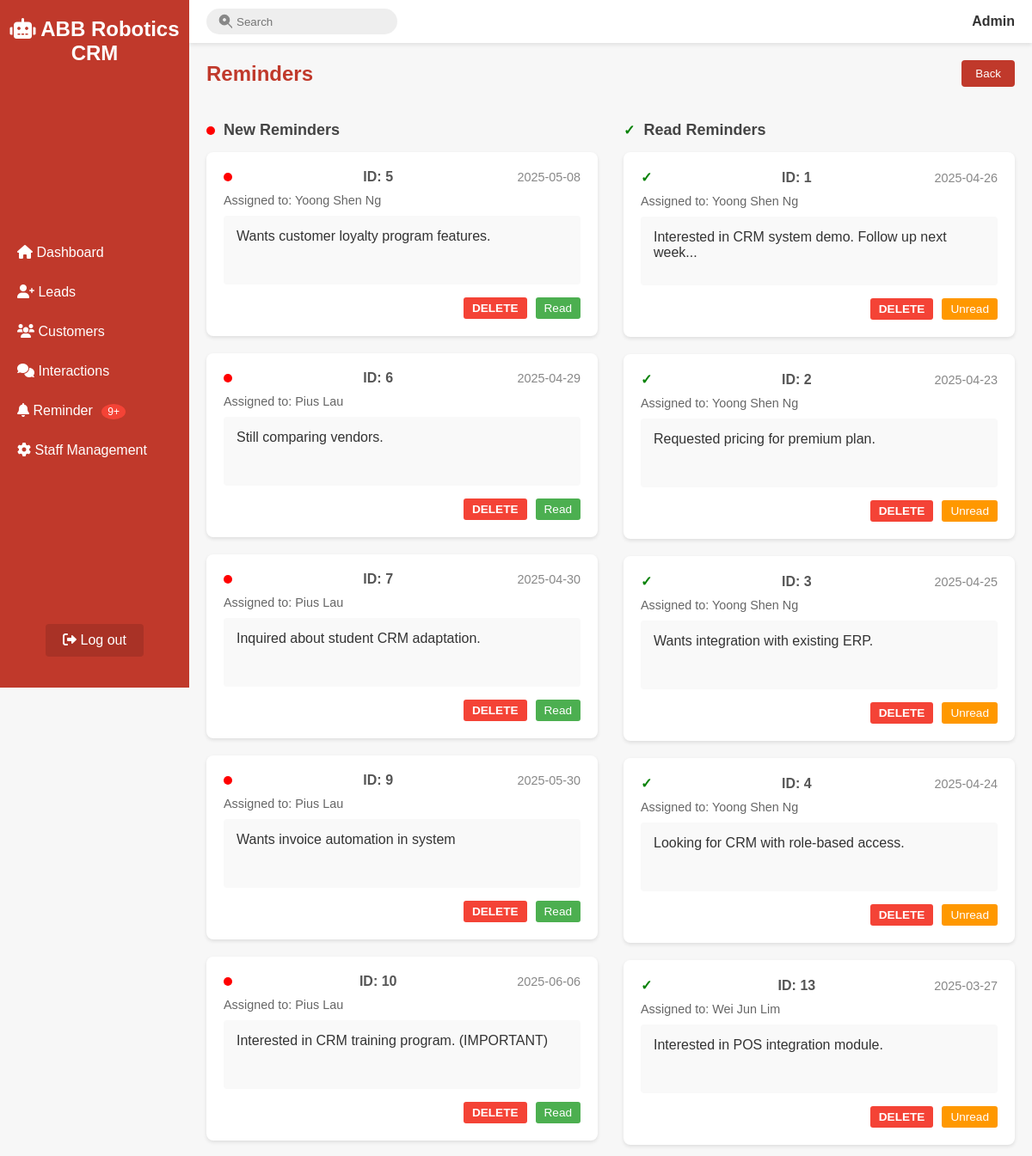
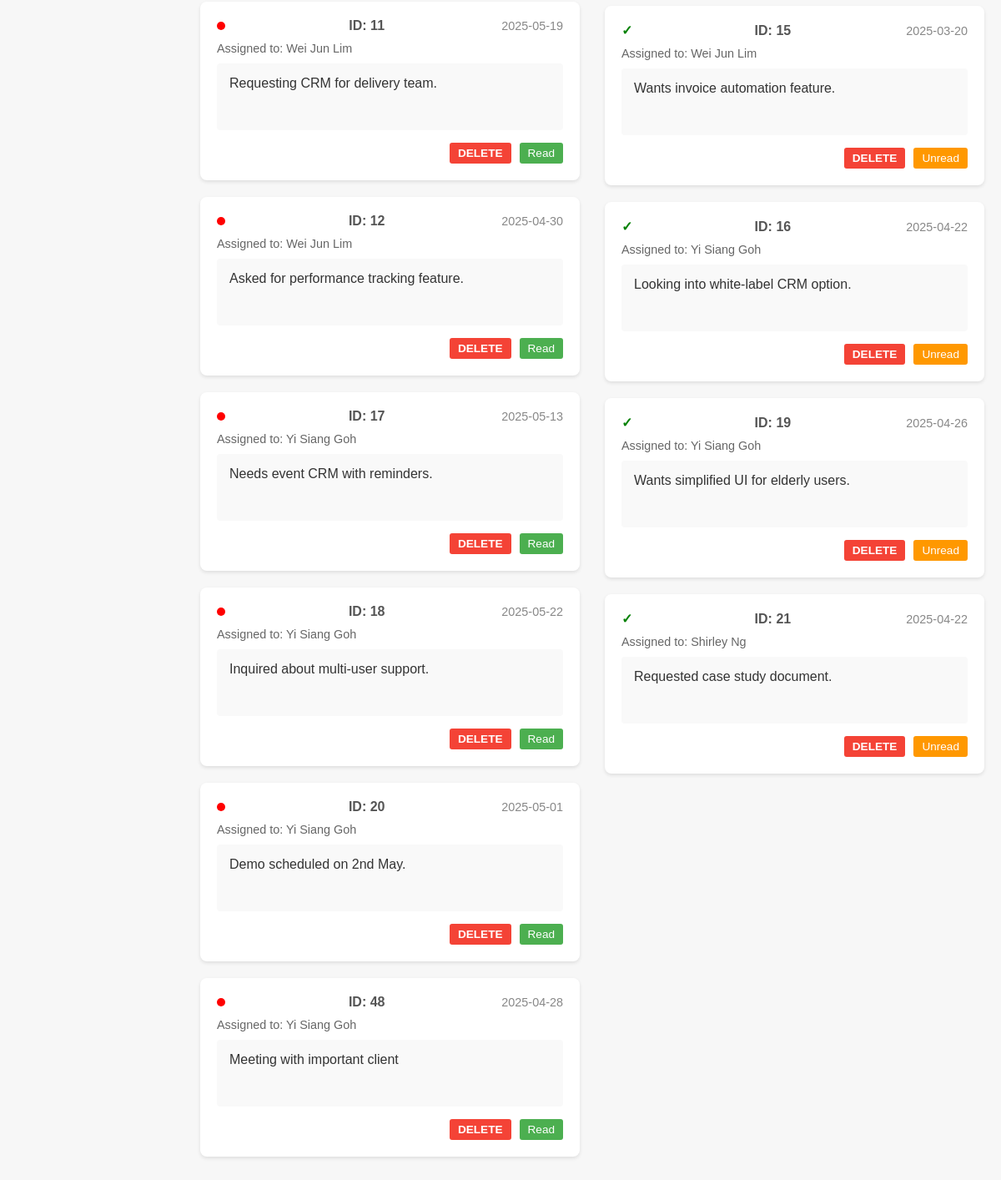
The app's page /COMP1044_SRC/COMP1044_SRC/SortReminderPage.php (signed in) with its own data (2 pictures, top to bottom).
### tables this page shows
CREATE TABLE `reminder_record` (
  `Reminder_Record_ID` int(11) NOT NULL,
  `Event_Date` date NOT NULL,
  `Reminder_ID` int(11) DEFAULT NULL,
  `Lead_ID` int(11) DEFAULT NULL,
  `Customer_ID` int(11) DEFAULT NULL,
  `Description` text DEFAULT NULL,
  `Staff_ID` int(11) DEFAULT NULL,
  `reminder_date` datetime DEFAULT NULL,
  `Event_Time` time DEFAULT NULL
);

CREATE TABLE `staff` (
  `Staff_ID` int(11) NOT NULL,
  `Role_ID` int(11) NOT NULL,
  `Username` varchar(50) NOT NULL,
  `Password` varchar(50) NOT NULL,
  `Email` varchar(50) DEFAULT NULL,
  `First_Name` varchar(50) NOT NULL,
  `Last_Name` varchar(50) NOT NULL,
  `Address` varchar(50) DEFAULT NULL
);

### COMP1044_SRC/COMP1044_SRC/SortReminderPage.php (the view, shortened to what this page needs)
<?php
$servername = "localhost";
$username   = "root";
$password   = "";
$dbname     = "comp1044_database";
$conn = new mysqli($servername, $username, $password, $dbname);
$searchQuery = isset($_GET['q']) ? trim($_GET['q']) : '';
$roleTitle = $_SESSION["Role_Title"];
if ($roleTitle === "Admin") {
    $sql = "SELECT n.*, s.First_Name, s.Last_Name
            FROM reminder_record n
            LEFT JOIN staff s ON n.Staff_ID = s.Staff_ID
            ORDER BY n.Reminder_Record_ID ASC";
    $result = $conn->query($sql);
}
?>
<!DOCTYPE html>
<html lang="en">
<head>
  <link rel="stylesheet" href="home.css" />
  <link rel="stylesheet" href="https://cdnjs.cloudflare.com/ajax/libs/font-awesome/6.0.0-beta3/css/all.min.css" />
</head>
<body>
  <?php include 'sidebar.php'; ?>
  <div class="main-content">
    <header>
        <div class="search-wrapper">
            <form method="get" action="SearchReminder.php">
                <input type="search" name="q" placeholder="Search" value="<?php echo htmlspecialchars($searchQuery); ?>" required />
            </form>
        </div>
        <div class="username"><b><?php echo htmlspecialchars($roleTitle); ?></b></div>
    </header>
    <main>
      <div class="dashboard-header">
        <h2>Reminders</h2>
        <button onclick="window.location.href='ReminderPage.php'">Back</button>
      </div>
      <div class="reminder-categories">
        <section class="reminder-section" id="new-reminders-section">
          <h3><span class="status-indicator status-new"></span> New Reminders</h3>
          <div class="reminder-grid" id="new-reminders-grid">
          <?php
          if ($result && $result->num_rows > 0) {
              if ($result->data_seek(0)) {
                  while ($row = $result->fetch_assoc()) {
                      $reminder_id = isset($row['Reminder_Record_ID']) ? $row['Reminder_Record_ID'] : 'General';
                      $event_date = isset($row['Event_Date']) ? $row['Event_Date'] : 'General';
                      $event_time = isset($row['Event_Time']) ? $row['Event_Time'] : 'N/A';
                      $reminder_type = isset($row['Reminder_ID']) ? $row['Reminder_ID'] : 1;
                      $description = isset($row['Description']) ? $row['Description'] : 'No details available';
                      $staff_id = isset($row['Staff_ID']) ? $row['Staff_ID'] : 'Unknown';
                      $reminder_date_time = $row['reminder_date'] ?? null;
                      $formatted_reminder = 'N/A';
                      if ($reminder_date_time) {
                          try {
                              $reminder_dt = new DateTime($reminder_date_time);
                              $formatted_reminder = $reminder_dt->format('Y-m-d H:i');
                          } catch (Exception $e) { $formatted_reminder = 'Invalid Date'; }
                      }
                      $staff_name = 'Unknown';
                      if ($roleTitle === "Admin") {
                          $first_name = isset($row['First_Name']) ? $row['First_Name'] : '';
                          $last_name = isset($row['Last_Name']) ? $row['Last_Name'] : '';
                          if (!empty($first_name) || !empty($last_name)) {
                              $staff_name = trim($first_name . ' ' . $last_name);
                          } else { $staff_name = 'Staff #' . $staff_id; }
                      }
                      $shortDesc = $description;
                      if (strlen($description) > 50) { $shortDesc = substr($description, 0, 50) . '...'; }
                      if ($reminder_type != 1) {
                          echo '<div id="reminder-'.$reminder_id.'" class="reminder-box" ';
                          echo ' data-id="'.$reminder_id.'" data-date="'.$event_date.'" data-time="'.htmlspecialchars($event_time, ENT_QUOTES).'" data-staff="'.htmlspecialchars($staff_name, ENT_QUOTES).'" ';
                          echo ' data-description="'.htmlspecialchars($description, ENT_QUOTES).'" data-type="'.$reminder_type.'" data-reminder="'.htmlspecialchars($formatted_reminder, ENT_QUOTES).'" ';
                          echo ' onclick="showReminderDetailsFromElement(this)">';
                          echo '<div class="reminder-header">';
                          echo '<span class="status-indicator status-new"></span>';
                          echo '<span class="reminder-id">ID: '.htmlspecialchars($reminder_id).'</span>';
                          echo '<span class="reminder-date">'.htmlspecialchars($event_date).'</span>';
                          echo '</div>';
                          if ($roleTitle === "Admin") {
                              echo '<div class="reminder-staff">Assigned to: '.htmlspecialchars($staff_name).'</div>';
                          }
                          echo '<div class="reminder-content">'.htmlspecialchars($shortDesc).'</div>';
                          echo '<div class="reminder-actions">';
                          echo '<button class="btn-delete" onclick="deleteReminder(\''.$reminder_id.'\'); event.stopPropagation();">Delete</button>';
                          echo '<button class="btn-mark-read" onclick="markReminderRead(\''.$reminder_id.'\'); event.stopPropagation();">Read</button>';
                          echo '</div>';
                          echo '</div>';
                      }
                  }
              }
          } else {
               echo '<div class="no-reminders-message" id="no-new-reminders">No reminders found</div>';
          }
          ?>
          </div>
        </section>
        <section class="reminder-section" id="read-reminders-section">
          <h3><span class="status-indicator status-read">✓</span> Read Reminders</h3>
          <div class="reminder-grid" id="read-reminders-grid">
          <?php
          if ($result && $result->num_rows > 0) {
              if ($result->data_seek(0)) {
                  while ($row = $result->fetch_assoc()) {
                      $reminder_id = isset($row['Reminder_Record_ID']) ? $row['Reminder_Record_ID'] : 'General';
                      $event_date = isset($row['Event_Date']) ? $row['Event_Date'] : 'General';
                      $event_time = isset($row['Event_Time']) ? $row['Event_Time'] : 'N/A';
                      $reminder_type = isset($row['Reminder_ID']) ? $row['Reminder_ID'] : 1;
                      $description = isset($row['Description']) ? $row['Description'] : 'No details available';
                      $staff_id = isset($row['Staff_ID']) ? $row['Staff_ID'] : 'Unknown';
                      $reminder_date_time = $row['reminder_date'] ?? null;
                      $formatted_reminder = 'N/A';
                      if ($reminder_date_time) {
                          try {
                              $reminder_dt = new DateTime($reminder_date_time);
                              $formatted_reminder = $reminder_dt->format('Y-m-d H:i');
                          } catch (Exception $e) { $formatted_reminder = 'Invalid Date'; }
                      }
                      $staff_name = 'Unknown';
                      if ($roleTitle === "Admin") {
                          $first_name = isset($row['First_Name']) ? $row['First_Name'] : '';
                          $last_name = isset($row['Last_Name']) ? $row['Last_Name'] : '';
                          if (!empty($first_name) || !empty($last_name)) {
                              $staff_name = trim($first_name . ' ' . $last_name);
                          } else { $staff_name = 'Staff #' . $staff_id; }
                      }
                      $shortDesc = $description;
                      if (strlen($description) > 50) { $shortDesc = substr($description, 0, 50) . '...'; }
                      if ($reminder_type == 1) {
                          echo '<div id="reminder-'.$reminder_id.'" class="reminder-box" ';
                          echo ' data-id="'.$reminder_id.'" data-date="'.$event_date.'" data-time="'.htmlspecialchars($event_time, ENT_QUOTES).'" data-staff="'.htmlspecialchars($staff_name, ENT_QUOTES).'" ';
                          echo ' data-description="'.htmlspecialchars($description, ENT_QUOTES).'" data-type="'.$reminder_type.'" data-reminder="'.htmlspecialchars($formatted_reminder, ENT_QUOTES).'" ';
                          echo ' onclick="showReminderDetailsFromElement(this)">';
                          echo '<div class="reminder-header">';
                          echo '<span class="status-indicator status-read">✓</span>';
                          echo '<span class="reminder-id">ID: '.htmlspecialchars($reminder_id).'</span>';
                          echo '<span class="reminder-date">'.htmlspecialchars($event_date).'</span>';
                          echo '</div>';
                          if ($roleTitle === "Admin") {
                              echo '<div class="reminder-staff">Assigned to: '.htmlspecialchars($staff_name).'</div>';
                          }
                          echo '<div class="reminder-content">'.htmlspecialchars($shortDesc).'</div>';
                          echo '<div class="reminder-actions">';
                          echo '<button class="btn-delete" onclick="deleteReminder(\''.$reminder_id.'\'); event.stopPropagation();">Delete</button>';
                          echo '<button class="btn-mark-unread" onclick="markReminderUnread(\''.$reminder_id.'\'); event.stopPropagation();">Unread</button>';
                          echo '</div>';
                          echo '</div>';
                      }
                  }
              }
          }
          ?>
          </div>
        </section>
      </div>
    </main>
  </div>
</body>
</html>

### COMP1044_SRC/COMP1044_SRC/home.css (style rules this page uses)
* { margin: 0; padding: 0; box-sizing: border-box; }
body { font-family: Arial, sans-serif; background-color: #f7f7f7; color: #333; }
.main-content { margin-left: 220px; min-height: 100vh; display: flex; flex-direction: column; }
header { display: flex; justify-content: space-between; align-items: center; background-color: #fff; padding: 10px 20px; box-shadow: 0 2px 5px rgba(0, 0, 0, 0.1); }
.search-wrapper { display: flex; align-items: center; background-color: #eee; padding: 5px 10px; border-radius: 20px; }
.search-wrapper input { border: none; background: transparent; outline: none; margin-left: 5px; }
main { flex-grow: 1; padding: 20px; }
.dashboard-header { display: flex; justify-content: space-between; align-items: center; margin-bottom: 20px; }
.dashboard-header h2 { font-size: 1.5rem; margin: 0; color: #c0392b; }
.dashboard-header button { padding: 8px 16px; background-color: #c0392b; color: #fff; border: none; border-radius: 4px; cursor: pointer; transition: background 0.3s; }
.btn-edit, .btn-delete { padding: 6px 12px; border: none; border-radius: 4px; cursor: pointer; font-size: 12px; font-weight: bold; text-transform: uppercase; transition: background-color 0.3s ease, transform 0.2s ease; }
.btn-delete { background-color: #c0392b; color: #fff; }
button { background-color: #c0392b; color: white; border: none; padding: 10px 15px; border-radius: 5px; cursor: pointer; transition: background-color 0.3s ease, transform 0.2s ease; }
html { scroll-behavior: smooth; }
.dashboard-header { animation: fadeIn 1s ease-in; }
.reminder-content { flex: 1; }
.reminder-actions { display: flex; align-items: center; gap: 10px; }
.status-indicator { display: inline-block; margin-right: 8px; vertical-align: middle; }
.status-new { width: 10px; height: 10px; background-color: red; border-radius: 50%; }
.status-read { color: green; font-size: 16px; font-weight: bold; }
.btn-delete, .btn-mark-read, .btn-mark-unread { padding: 5px 10px; border: none; border-radius: 3px; cursor: pointer; font-size: 0.85rem; white-space: nowrap; }
.btn-delete { background-color: #f44336; color: white; }
.btn-mark-read { background-color: #4CAF50; color: white; }
.btn-mark-unread { background-color: #ff9800; color: white; }
.reminder-categories { padding: 20px 0; display: flex; gap: 30px; justify-content: space-between; }
.reminder-section { flex: 1; min-width: 0; }
.reminder-section h3 { display: flex; align-items: center; margin-bottom: 15px; color: #444; font-size: 18px; }
.reminder-section h3 .status-indicator { margin-right: 10px; }
.reminder-grid { display: grid; grid-template-columns: repeat(auto-fill, minmax(400px, 1fr)); gap: 20px; }
.reminder-box { background-color: #fff; border-radius: 8px; box-shadow: 0 2px 4px rgba(0,0,0,0.1); padding: 20px; cursor: pointer; transition: transform 0.2s, box-shadow 0.2s; width: 100%; min-height: 175px; display: flex; flex-direction: column; }
.reminder-header { display: flex; align-items: center; margin-bottom: 10px; justify-content: space-between; }
.reminder-id { font-weight: bold; color: #555; }
.reminder-date { color: #888; font-size: 0.9em; }
.reminder-staff { color: #666; margin-bottom: 10px; font-size: 0.9em; }
.reminder-content { background-color: #f9f9f9; padding: 15px; border-radius: 4px; margin-bottom: 15px; min-height: 80px; flex-grow: 1; }
.reminder-actions { display: flex; justify-content: flex-end; gap: 10px; }

### records on screen
reminder_record: Reminder_Record_ID "5", Event_Date "2025-05-08", Staff_ID.Last_Name "Yoong Shen Ng", Description "Wants customer loyalty program features."
reminder_record: Reminder_Record_ID "6", Event_Date "2025-04-29", Staff_ID.Last_Name "Pius Lau", Description "Still comparing vendors."
reminder_record: Reminder_Record_ID "7", Event_Date "2025-04-30", Staff_ID.Last_Name "Pius Lau", Description "Inquired about student CRM adaptation."
reminder_record: Reminder_Record_ID "9", Event_Date "2025-05-30", Staff_ID.Last_Name "Pius Lau", Description "Wants invoice automation in system"
reminder_record: Reminder_Record_ID "10", Event_Date "2025-06-06", Staff_ID.Last_Name "Pius Lau", Description "Interested in CRM training program. (IMPORTANT)"
reminder_record: Reminder_Record_ID "11", Event_Date "2025-05-19", Staff_ID.Last_Name "Wei Jun Lim", Description "Requesting CRM for delivery team."
reminder_record: Reminder_Record_ID "12", Event_Date "2025-04-30", Staff_ID.Last_Name "Wei Jun Lim", Description "Asked for performance tracking feature."
reminder_record: Reminder_Record_ID "17", Event_Date "2025-05-13", Staff_ID.Last_Name "Yi Siang Goh", Description "Needs event CRM with reminders."
reminder_record: Reminder_Record_ID "18", Event_Date "2025-05-22", Staff_ID.Last_Name "Yi Siang Goh", Description "Inquired about multi-user support."
reminder_record: Reminder_Record_ID "20", Event_Date "2025-05-01", Staff_ID.Last_Name "Yi Siang Goh", Description "Demo scheduled on 2nd May."
reminder_record: Reminder_Record_ID "48", Event_Date "2025-04-28", Staff_ID.Last_Name "Yi Siang Goh", Description "Meeting with important client"
reminder_record: Reminder_Record_ID "1", Event_Date "2025-04-26", Staff_ID.Last_Name "Yoong Shen Ng", Description "Interested in CRM system demo. Follow up next week..."
reminder_record: Reminder_Record_ID "2", Event_Date "2025-04-23", Staff_ID.Last_Name "Yoong Shen Ng", Description "Requested pricing for premium plan."
reminder_record: Reminder_Record_ID "3", Event_Date "2025-04-25", Staff_ID.Last_Name "Yoong Shen Ng", Description "Wants integration with existing ERP."
reminder_record: Reminder_Record_ID "4", Event_Date "2025-04-24", Staff_ID.Last_Name "Yoong Shen Ng", Description "Looking for CRM with role-based access."
reminder_record: Reminder_Record_ID "13", Event_Date "2025-03-27", Staff_ID.Last_Name "Wei Jun Lim", Description "Interested in POS integration module."
reminder_record: Reminder_Record_ID "15", Event_Date "2025-03-20", Staff_ID.Last_Name "Wei Jun Lim", Description "Wants invoice automation feature."
reminder_record: Reminder_Record_ID "16", Event_Date "2025-04-22", Staff_ID.Last_Name "Yi Siang Goh", Description "Looking into white-label CRM option."
reminder_record: Reminder_Record_ID "19", Event_Date "2025-04-26", Staff_ID.Last_Name "Yi Siang Goh", Description "Wants simplified UI for elderly users."
reminder_record: Reminder_Record_ID "21", Event_Date "2025-04-22", Staff_ID.Last_Name "Shirley Ng", Description "Requested case study document."

### other values on screen
$unreadBadge "9+"
$roleTitle "Admin"
